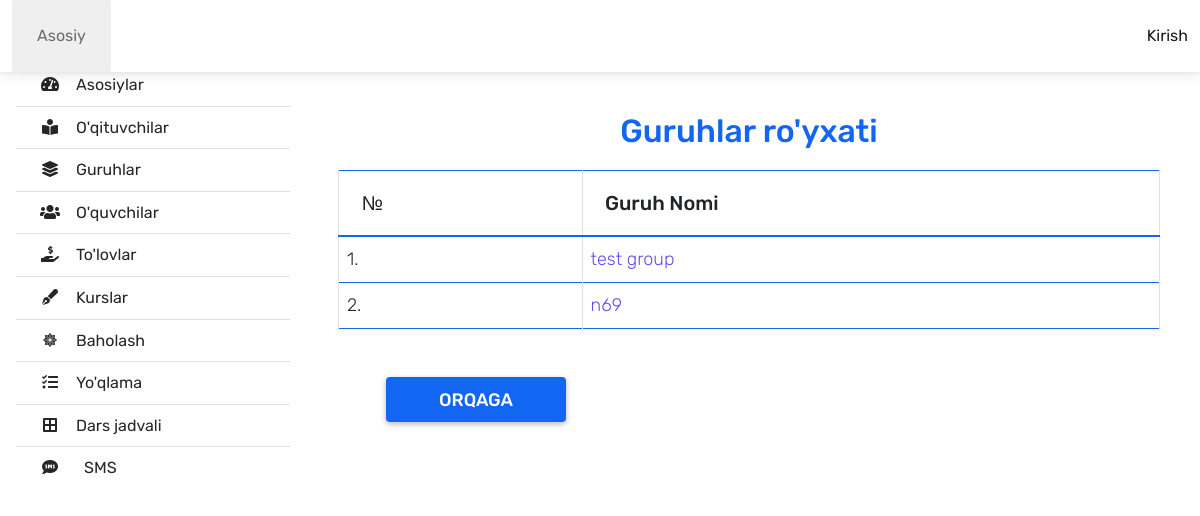
The page /rateGroup/ on the database as committed earlier.
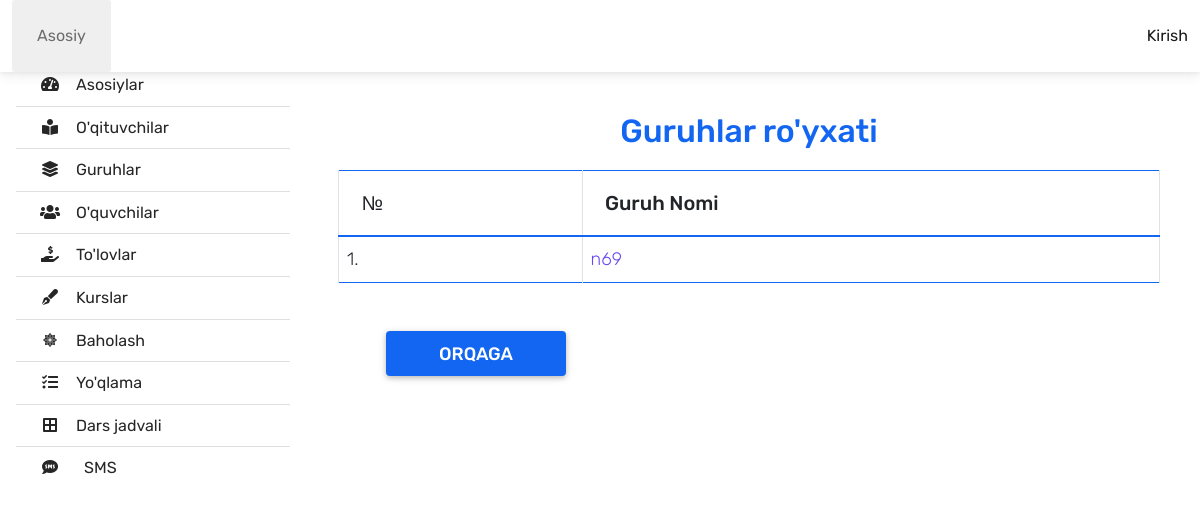
The same page on the database as committed later.
### centerapp/models.py (models this page shows, shortened)
class GroupStudent ( models.Model ) :
    groupName = models.CharField ( max_length=25 )
    teacher = models.ForeignKey ( Teacher, on_delete=models.CASCADE )
    startTime = models.DateField ()
    finishTime = models.DateField ()
    status = models.ForeignKey ( Status, on_delete=models.CASCADE, null=True )
    day = models.ForeignKey ( GroupDay, on_delete=models.CASCADE, null=True )
    time = models.TimeField ( null=True )
    course = models.ForeignKey ( Course, on_delete=models.CASCADE, null=True )
    inProgress = models.BooleanField ( default=None, null=True )

### centerapp/views.py (the view)
def rateGroup(request) :
    groups = GroupStudent.objects.all ()
    months = Months.objects.all ()
    context = {
        'groups' : groups,
        'months' : months
    }
    return render ( request, 'rate/rateGroup.html', context )

### centerapp/templates/rate/rateGroup.html (shortened to what this page needs)
{% extends 'adminBase.html' %}
{% load static %}
{% block main %}
<h2 class="text-center text-primary">Guruhlar ro'yxati</h2>
<div class="container">
    <table class="table table-bordered border-primary">
        <thead>
        <th>№</th>
        <th>Guruh Nomi</th>
        </thead>
        <tbody>
        {% for item in groups %}
        <tr id="{{item.id}}">
            <td class="p-2">{{ forloop.counter }}.</td>
            <td class="p-2"><a href="{% url ''%}">{{item.groupName}}</a></td>
        </tr>
        {% endfor %}
        </tbody>
    </table>
     <div class="row mt-5 ">
        <div class="col-xl-6 col-lg-6 col-md-6 col-sm-6 ml-5 ">
            <button type="button" class=" btn btn-primary bg-primary btn_delete  "><a class="text-white"
                                                                                      href="{% url 'adminUser'%}">
                Orqaga</a></button>
        </div>
    </div>
</div>
</div>
{% endblock %}

Rows that differ between the two databases and show on the page:
removed GroupStudent: groupName "test group"
